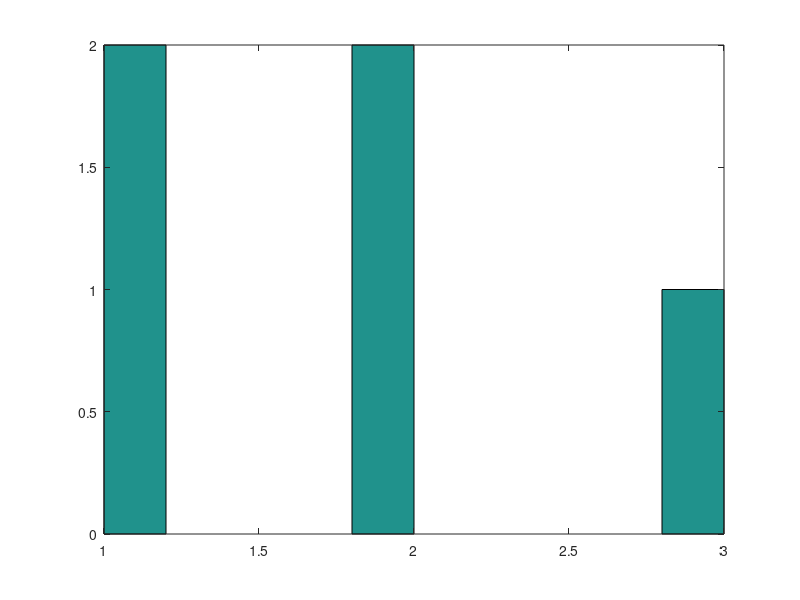

Write MATLAB code to recreate this figure.
pkg load statistics
% under 0.5 --> heads, otherwise tails

N = input('Give the number of simulations ')
% 3 lines and N columns
U= rand(3,N)
% checks every value in matrix
Y= (U<0.5)
%sums the comulmns
X= sum(Y)

%clf
hist(X)


